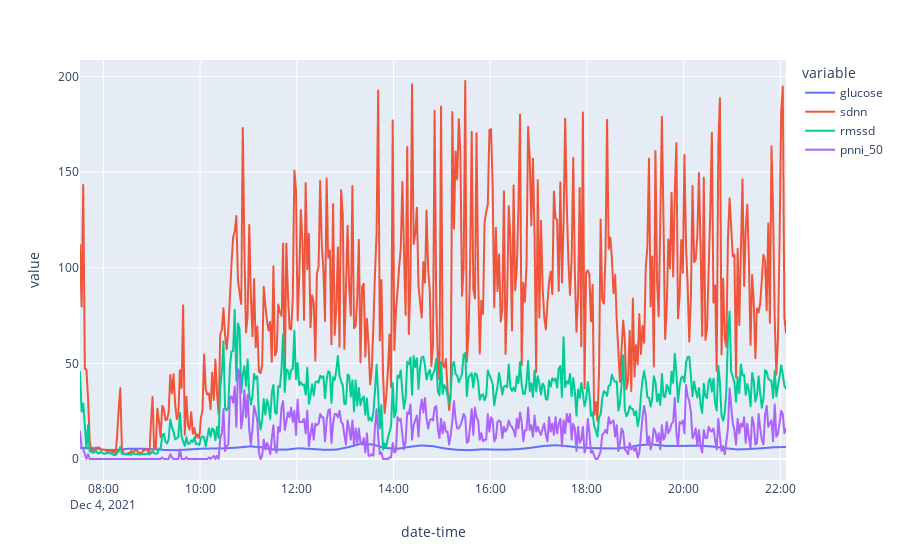

Write notebook code for a chart like this one.
### Code cell
# viz final chart consisting of 1 minute CGM values/HRV metrics of interest
fig = px.line(
    df,
    x=df.index,
    y=[df['glucose'], df["sdnn"], df["rmssd"], df["pnni_50"]]
)
fig.show()

### Figure 1 — Plotly figure (JSON) as saved in the notebook; plotly's stock layout.template omitted (floating-point values rounded to 4 significant figures; data arrays with more than 128 entries replaced by an {"elided": "..."} marker saying what was removed)
{"data": [{"hovertemplate": "variable=glucose<br>date-time=%{x}<br>value=%{y}<extra></extra>", "legendgroup": "glucose", "line": {"color": "#636efa", "dash": "solid"}, "mode": "lines", "name": "glucose", "showlegend": true, "type": "scattergl", "x": {"elided": "877 str values"}, "xaxis": "x", "y": {"elided": "877 float values"}, "yaxis": "y"}, {"hovertemplate": "variable=sdnn<br>date-time=%{x}<br>value=%{y}<extra></extra>", "legendgroup": "sdnn", "line": {"color": "#EF553B", "dash": "solid"}, "mode": "lines", "name": "sdnn", "showlegend": true, "type": "scattergl", "x": {"elided": "877 str values"}, "xaxis": "x", "y": {"elided": "877 float values"}, "yaxis": "y"}, {"hovertemplate": "variable=rmssd<br>date-time=%{x}<br>value=%{y}<extra></extra>", "legendgroup": "rmssd", "line": {"color": "#00cc96", "dash": "solid"}, "mode": "lines", "name": "rmssd", "showlegend": true, "type": "scattergl", "x": {"elided": "877 str values"}, "xaxis": "x", "y": {"elided": "877 float values"}, "yaxis": "y"}, {"hovertemplate": "variable=pnni_50<br>date-time=%{x}<br>value=%{y}<extra></extra>", "legendgroup": "pnni_50", "line": {"color": "#ab63fa", "dash": "solid"}, "mode": "lines", "name": "pnni_50", "showlegend": true, "type": "scattergl", "x": {"elided": "877 str values"}, "xaxis": "x", "y": {"elided": "877 float values"}, "yaxis": "y"}], "layout": {"legend": {"title": {"text": "variable"}, "tracegroupgap": 0}, "margin": {"t": 60}, "xaxis": {"anchor": "y", "domain": [0, 1], "title": {"text": "date-time"}}, "yaxis": {"anchor": "x", "domain": [0, 1], "title": {"text": "value"}}}}
